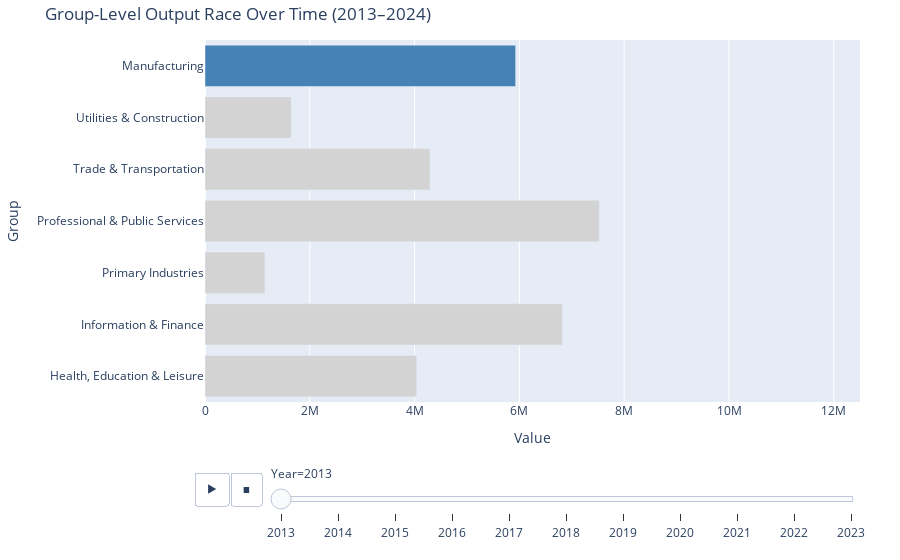

The notebook cell this image was saved under:
### Code cell
import plotly.express as px

# Step 1: Filter for 2013–2024
df_grouped_filtered = df_grouped[df_grouped["Year"].between(2013, 2024)].copy()

# Step 2: Add a column for custom coloring
df_grouped_filtered["Color"] = df_grouped_filtered["Group"].apply(
    lambda g: "Manufacturing" if g == "Manufacturing" else "Other"
)

# Step 3: Define color map (blue for Manufacturing, gray for others)
color_map = {
    "Manufacturing": "steelblue",
    "Other": "lightgray"
}

# Step 4: Build the animated bar chart
fig = px.bar(
    df_grouped_filtered,
    x="Value",
    y="Group",
    color="Color",
    animation_frame="Year",
    orientation='h',
    color_discrete_map=color_map,
    title="Group-Level Output Race Over Time (2013–2024)"
)

fig.update_layout(
    showlegend=False,
    xaxis=dict(range=[0, 12500000]),  # optional: adjust max
    margin=dict(t=40, l=100, r=40, b=40)
)

fig.show()
# fig.write_html("../img/gdp_barcharts_2013_2024.html")

### Figure 1 — Plotly figure (JSON) as saved in the notebook; plotly's stock layout.template omitted (floating-point values rounded to 4 significant figures)
{"data": [{"hovertemplate": "Color=Other<br>Year=2013<br>Value=%{x}<br>Group=%{y}<extra></extra>", "legendgroup": "Other", "marker": {"color": "lightgray", "pattern": {"shape": ""}}, "name": "Other", "orientation": "h", "showlegend": true, "textposition": "auto", "type": "bar", "x": [4040187, 6820015, 1142697, 7525619, 4292512, 1643153], "xaxis": "x", "y": ["Health, Education & Leisure", "Information & Finance", "Primary Industries", "Professional & Public Services", "Trade & Transportation", "Utilities & Construction"], "yaxis": "y"}, {"hovertemplate": "Color=Manufacturing<br>Year=2013<br>Value=%{x}<br>Group=%{y}<extra></extra>", "legendgroup": "Manufacturing", "marker": {"color": "steelblue", "pattern": {"shape": ""}}, "name": "Manufacturing", "orientation": "h", "showlegend": true, "textposition": "auto", "type": "bar", "x": [5927762], "xaxis": "x", "y": ["Manufacturing"], "yaxis": "y"}], "layout": {"barmode": "relative", "legend": {"title": {"text": "Color"}, "tracegroupgap": 0}, "margin": {"b": 40, "l": 100, "r": 40, "t": 40}, "showlegend": false, "sliders": [{"active": 0, "currentvalue": {"prefix": "Year="}, "len": 0.9, "pad": {"b": 10, "t": 60}, "steps": [{"args": [["2013"], {"frame": {"duration": 0, "redraw": true}, "fromcurrent": true, "mode": "immediate", "transition": {"duration": 0, "easing": "linear"}}], "label": "2013", "method": "animate"}, {"args": [["2014"], {"frame": {"duration": 0, "redraw": true}, "fromcurrent": true, "mode": "immediate", "transition": {"duration": 0, "easing": "linear"}}], "label": "2014", "method": "animate"}, {"args": [["2015"], {"frame": {"duration": 0, "redraw": true}, "fromcurrent": true, "mode": "immediate", "transition": {"duration": 0, "easing": "linear"}}], "label": "2015", "method": "animate"}, {"args": [["2016"], {"frame": {"duration": 0, "redraw": true}, "fromcurrent": true, "mode": "immediate", "transition": {"duration": 0, "easing": "linear"}}], "label": "2016", "method": "animate"}, {"args": [["2017"], {"frame": {"duration": 0, "redraw": true}, "fromcurrent": true, "mode": "immediate", "transition": {"duration": 0, "easing": "linear"}}], "label": "2017", "method": "animate"}, {"args": [["2018"], {"frame": {"duration": 0, "redraw": true}, "fromcurrent": true, "mode": "immediate", "transition": {"duration": 0, "easing": "linear"}}], "label": "2018", "method": "animate"}, {"args": [["2019"], {"frame": {"duration": 0, "redraw": true}, "fromcurrent": true, "mode": "immediate", "transition": {"duration": 0, "easing": "linear"}}], "label": "2019", "method": "animate"}, {"args": [["2020"], {"frame": {"duration": 0, "redraw": true}, "fromcurrent": true, "mode": "immediate", "transition": {"duration": 0, "easing": "linear"}}], "label": "2020", "method": "animate"}, {"args": [["2021"], {"frame": {"duration": 0, "redraw": true}, "fromcurrent": true, "mode": "immediate", "transition": {"duration": 0, "easing": "linear"}}], "label": "2021", "method": "animate"}, {"args": [["2022"], {"frame": {"duration": 0, "redraw": true}, "fromcurrent": true, "mode": "immediate", "transition": {"duration": 0, "easing": "linear"}}], "label": "2022", "method": "animate"}, {"args": [["2023"], {"frame": {"duration": 0, "redraw": true}, "fromcurrent": true, "mode": "immediate", "transition": {"duration": 0, "easing": "linear"}}], "label": "2023", "method": "animate"}], "x": 0.1, "xanchor": "left", "y": 0, "yanchor": "top"}], "title": {"text": "Group-Level Output Race Over Time (2013–2024)"}, "updatemenus": [{"buttons": [{"args": [null, {"frame": {"duration": 500, "redraw": true}, "fromcurrent": true, "mode": "immediate", "transition": {"duration": 500, "easing": "linear"}}], "label": "&#9654;", "method": "animate"}, {"args": [[null], {"frame": {"duration": 0, "redraw": true}, "fromcurrent": true, "mode": "immediate", "transition": {"duration": 0, "easing": "linear"}}], "label": "&#9724;", "method": "animate"}], "direction": "left", "pad": {"r": 10, "t": 70}, "showactive": false, "type": "buttons", "x": 0.1, "xanchor": "right", "y": 0, "yanchor": "top"}], "xaxis": {"anchor": "y", "domain": [0, 1], "range": [0, 12500000], "title": {"text": "Value"}}, "yaxis": {"anchor": "x", "domain": [0, 1], "title": {"text": "Group"}}}}
